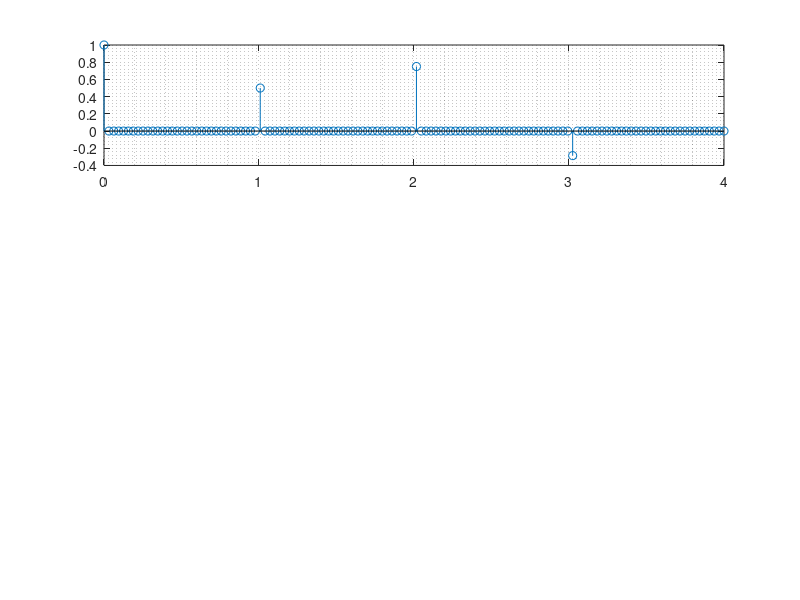

The MATLAB script that drew this image: (Note: this script raises an error after producing the figure.)
close all
clear
clc

%%
% Plot eq impulse response

ch1 = [1, 0.5, 0.75, -2/7];
ch_outdoor = [0.5 1 0 0.63 0 0 0 0 0.25 0 0 0 0.16 0 0 0 0 0 0 0 0 0 0 0 0 0.1];
ch_indoor = [1 0.4365 0.1905 0.0832 0 0.0158 0 0.003];

C = cell(3,1);
C(:,:) = {upsample(ch1,32);upsample(ch_outdoor,32);upsample(ch_indoor,32)};

rx =1:512;
Eb = 1;
n_pow = 0.1;

for i=1:numel(C)
    t_ch = linspace(0,length(C{i,:})/32,length(C{i,:}));
    figure(1),
    subplot(3,1,i)
    stem(t_ch,C{i,:})
    
    grid minor
    title("Channel: "+i+ ...
        " Impulse Response")

    H = freqz(C{i,:});
    Q_zf = 1./H;
    Q_mmse = conj(H) ./ ((abs(H).^2) + n_pow/Eb);

    q_zf = ifft(Q_zf,numel(C{i,:}));
    q_mmse = ifft(Q_mmse,numel(C{i,:}));

    t = linspace(0,length(q_zf)/32,length(q_zf));
    figure(i+1),
    subplot(2,1,1)
    plot(t,q_zf)
    grid minor
    title("Channel: "+i+newline + ...
        "ZF Equalizer - Impulse Response")
    subplot(2,1,2)
    plot(t,q_mmse)
    grid minor
    title("MMSE Equalizer - Impulse Response")
    subtitle("noise power: "+n_pow)
end



